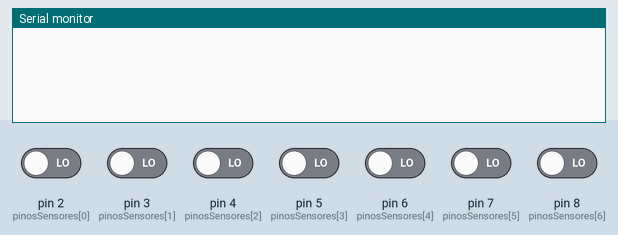
Recording of a program running on a simulated Arduino Uno, built with avr-gcc and run on an emulated ATmega328P. On the bench: the last lines printed to the serial monitor. The inputs (shaded band) are chosen by the test bench; at power-on: pin 2 (pinosSensores[0]), pin 3 (pinosSensores[1]), pin 4 (pinosSensores[2]), pin 5 (pinosSensores[3]), pin 6 (pinosSensores[4]), pin 7 (pinosSensores[5]), pin 8 (pinosSensores[6]) LOW.

Above: at 1.2 s.
1.3 s: pin 2 (pinosSensores[0]) driven HIGH
At 2.5 s:
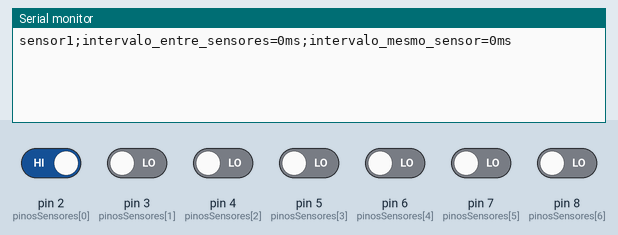
2.8 s: pin 3 (pinosSensores[1]) driven HIGH
At 3.7 s:
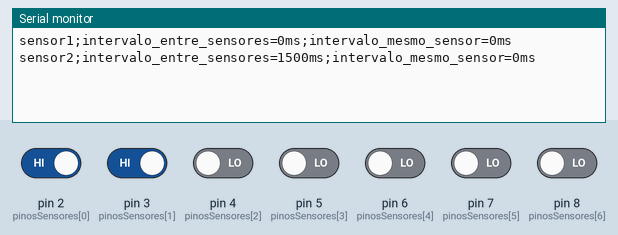
4.3 s: pin 4 (pinosSensores[2]) driven HIGH
At 4.9 s:
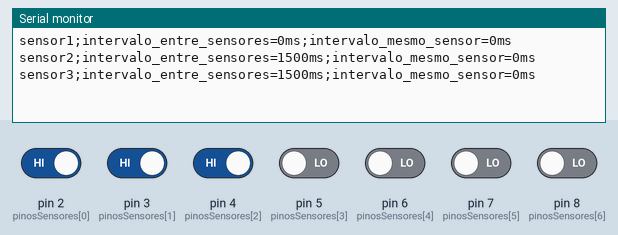
5.8 s: pin 5 (pinosSensores[3]) driven HIGH
At 7.0 s:
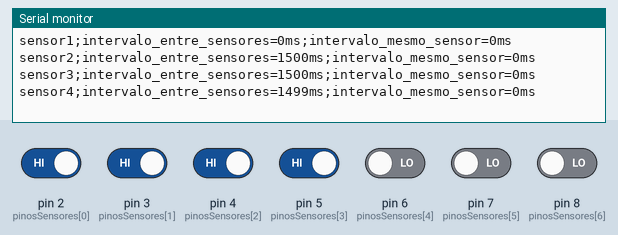
7.3 s: pin 6 (pinosSensores[4]) driven HIGH
At 8.4 s:
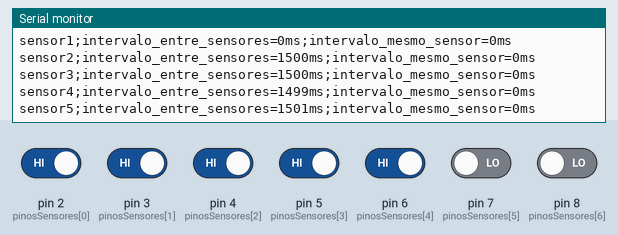
8.8 s: pin 7 (pinosSensores[5]) driven HIGH
At 9.5 s:
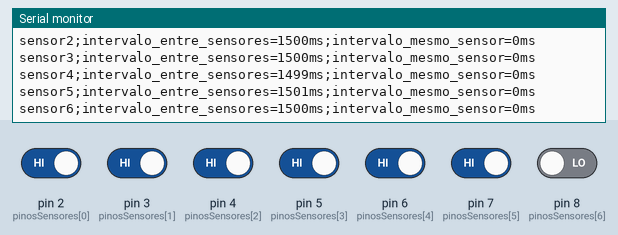
Timing chart, 0 to 11.3 s (numbered marks = the images above; inputs shaded):
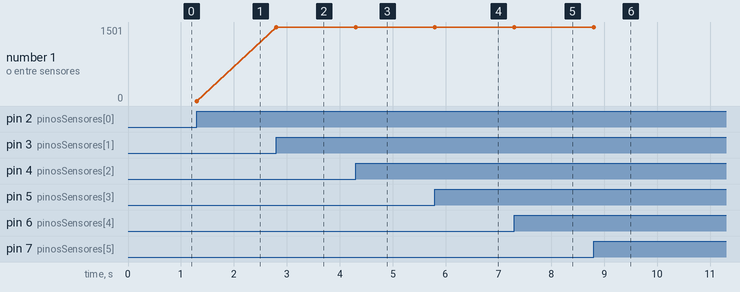

Measured:
- after the input at 1.3 s, the serial monitor: prints a new line at once (image 1)
- after the input at 2.8 s, the serial monitor: prints a new line at once (image 2)
- after the input at 4.3 s, the serial monitor: prints a new line at once (image 3)
- after the input at 5.8 s, the serial monitor: prints a new line at once (image 4)
- after the input at 7.3 s, the serial monitor: prints a new line at once (image 5)
- after the input at 8.8 s, the serial monitor: prints a new line at once (image 6)
- plotted number 1: 0 → 1500 after the input at 2.8 s, 1500 → 1499 after the input at 5.8 s, 1499 → 1501 after the input at 7.3 s, 1501 → 1500 after the input at 8.8 s

The program:

main.cpp
```cpp
#include <Arduino.h>

const int numSensores = 7;
const int pinosSensores[numSensores] = {2, 3, 4, 5, 6, 7, 8};
int estadoAnterior[numSensores];
unsigned long ultimoAcionamentoGeral = 0;
unsigned long ultimoAcionamentoSensor[numSensores];
bool primeiroEvento = true;

void setup() {
  Serial.begin(115200);
  for (int i = 0; i < numSensores; i++) {
    pinMode(pinosSensores[i], INPUT);
    estadoAnterior[i] = digitalRead(pinosSensores[i]);
    ultimoAcionamentoSensor[i] = 0;
  }
}

void loop() {
  for (int i = 0; i < numSensores; i++) {
    int estadoAtual = digitalRead(pinosSensores[i]);
    // Transição LOW -> HIGH (detecção pelo sensor PNP)
    if (estadoAnterior[i] == LOW && estadoAtual == HIGH) {
      unsigned long agora = millis();
      unsigned long intervaloGeral = primeiroEvento ? 0 : (agora - ultimoAcionamentoGeral);
      unsigned long intervaloSensor =
          ultimoAcionamentoSensor[i] == 0 ? 0 : (agora - ultimoAcionamentoSensor[i]);

      Serial.print("sensor");
      Serial.print(i + 1);
      Serial.print(";intervalo_entre_sensores=");
      Serial.print(intervaloGeral);
      Serial.print("ms;intervalo_mesmo_sensor=");
      Serial.print(intervaloSensor);
      Serial.println("ms");

      ultimoAcionamentoGeral = agora;
      ultimoAcionamentoSensor[i] = agora;
      primeiroEvento = false;
      delay(50); // Debounce
    }
    estadoAnterior[i] = estadoAtual;
  }
}

// const int numSensores = 7;
// int sensorAtual = 1;
// unsigned long ultimoEnvio = 0;
// const unsigned long intervalo = 1000; // 2 segundos em milissegundos

// void setup() {
//   Serial.begin(115200);
// }

// void loop() {
//   unsigned long agora = millis();

//   if (agora - ultimoEnvio >= intervalo) {
//     Serial.print("sensor");
//     Serial.println(sensorAtual);
//     sensorAtual++;
//     if (sensorAtual > numSensores) {
//       sensorAtual = 1;
//     }
//     ultimoEnvio = agora;
//   }
// }
```
